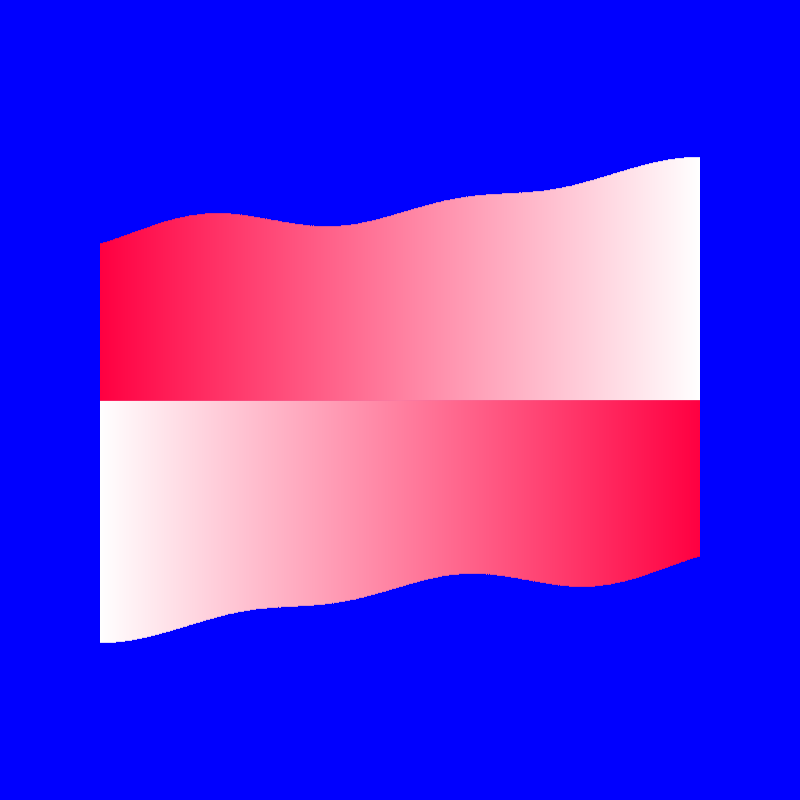
Frame 1 (no input)
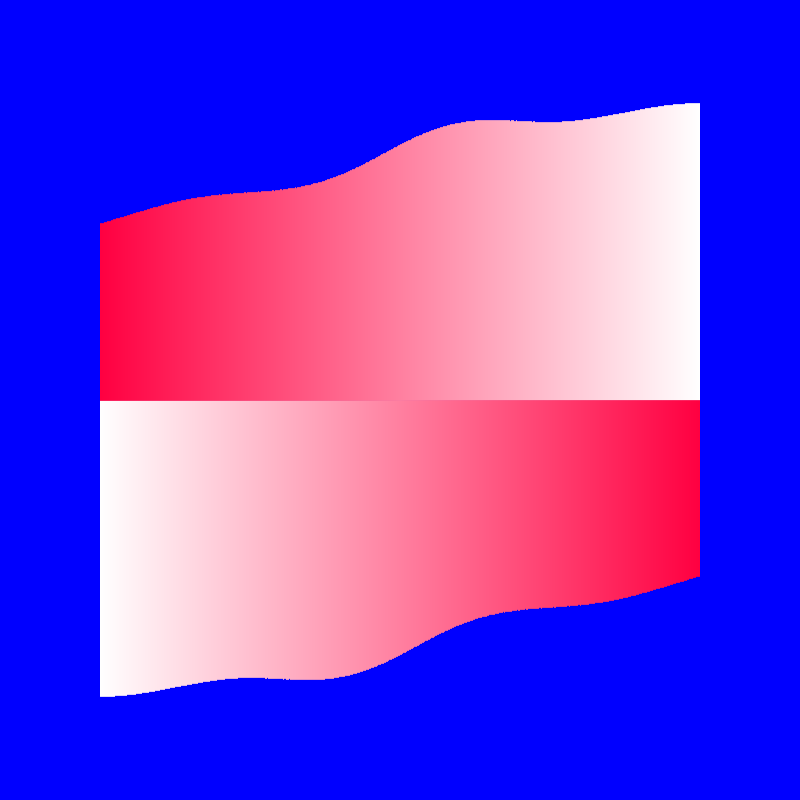
Frame 60 (the mouse pressed at the canvas centre just before this capture)
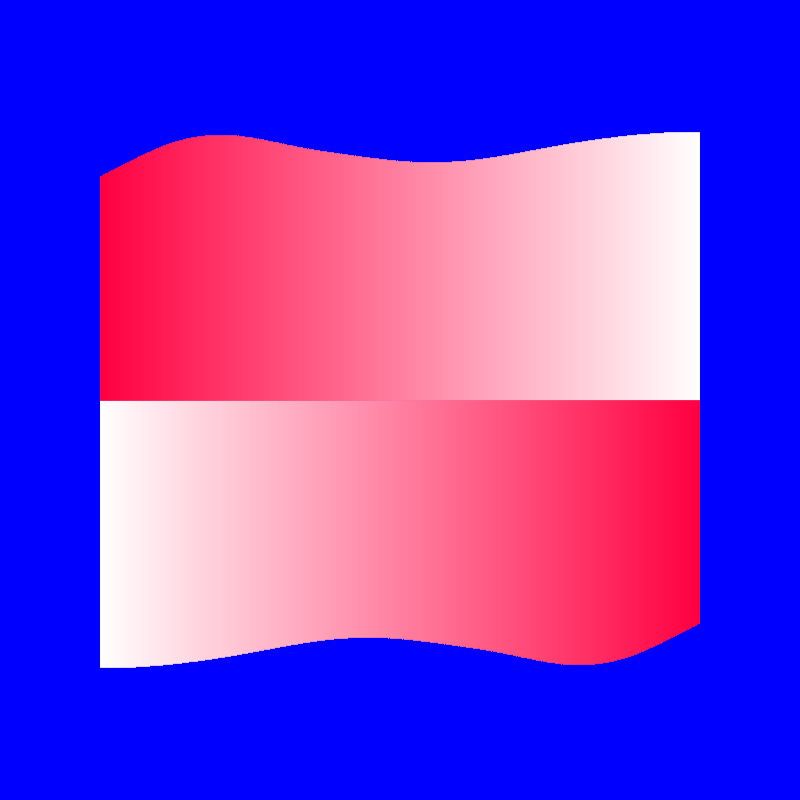
Frame 120 (the mouse held since frame 60 and released just before this capture)

The Processing sketch that drew these frames (run headless with seeded random() and noise(); from frame 60 on, the mouse is pressed at the canvas centre):

// Processing sketch: LSIp6_09_ForCycle_PerlinNoise
// ── LSIp6_09_ForCycle_PerlinNoise.pde
void setup() {
  size(800, 800);
  background(0, 0, 255);
  smooth();
}

void draw() {
  background(0, 0, 255);
  stroke(255);
  for (float i=0; i<600; i++) {
    float xoff = i*0.001;
    float n = noise(xoff, frameCount*0.01);
    float noise = map(n, 0, 1, 0, height/2);
    float r = map(i, 0, 600, 255, 255);
    float g = map(i, 0, 600, 255, 0);
    float b = map(i, 0, 600, 255, 65);
    stroke(r, g, b);
    line(100+i, height/2, 100+i, height/2+noise);
    line(699-i, height/2, 699-i, height/2-noise);
  }
}
